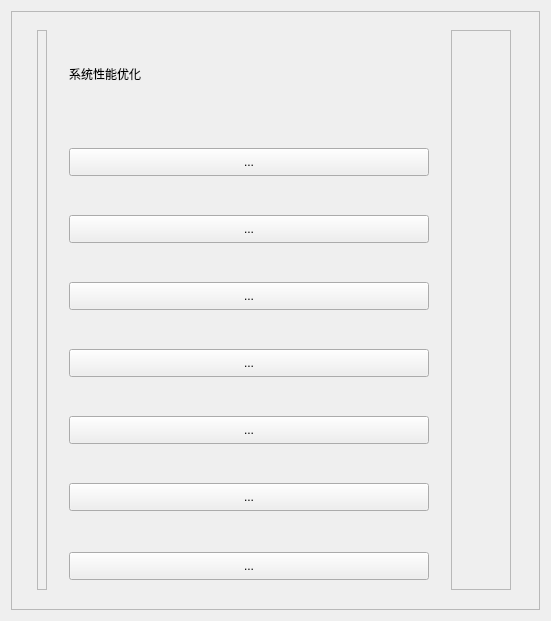
<?xml version="1.0" encoding="UTF-8"?>
<ui version="4.0">
 <class>Page_2</class>
 <widget class="QWidget" name="Page_2">
  <property name="geometry">
   <rect>
    <x>0</x>
    <y>0</y>
    <width>551</width>
    <height>621</height>
   </rect>
  </property>
  <property name="windowTitle">
   <string>Form</string>
  </property>
  <property name="styleSheet">
   <string notr="true"/>
  </property>
  <layout class="QHBoxLayout" name="horizontalLayout">
   <item>
    <widget class="QScrollArea" name="scrollArea">
     <property name="minimumSize">
      <size>
       <width>505</width>
       <height>0</height>
      </size>
     </property>
     <property name="widgetResizable">
      <bool>true</bool>
     </property>
     <widget class="QWidget" name="scrollAreaWidgetContents">
      <property name="geometry">
       <rect>
        <x>0</x>
        <y>0</y>
        <width>527</width>
        <height>597</height>
       </rect>
      </property>
      <layout class="QGridLayout" name="gridLayout">
       <item row="0" column="0" rowspan="8">
        <widget class="QFrame" name="frame_1">
         <property name="minimumSize">
          <size>
           <width>10</width>
           <height>560</height>
          </size>
         </property>
         <property name="maximumSize">
          <size>
           <width>10</width>
           <height>560</height>
          </size>
         </property>
         <property name="frameShape">
          <enum>QFrame::StyledPanel</enum>
         </property>
         <property name="frameShadow">
          <enum>QFrame::Raised</enum>
         </property>
        </widget>
       </item>
       <item row="0" column="1">
        <widget class="QLabel" name="label">
         <property name="minimumSize">
          <size>
           <width>200</width>
           <height>40</height>
          </size>
         </property>
         <property name="maximumSize">
          <size>
           <width>200</width>
           <height>40</height>
          </size>
         </property>
         <property name="text">
          <string>系统性能优化</string>
         </property>
        </widget>
       </item>
       <item row="0" column="2" rowspan="8">
        <widget class="QFrame" name="frame_2">
         <property name="minimumSize">
          <size>
           <width>60</width>
           <height>560</height>
          </size>
         </property>
         <property name="maximumSize">
          <size>
           <width>60</width>
           <height>560</height>
          </size>
         </property>
         <property name="font">
          <font>
           <family>AcadEref</family>
          </font>
         </property>
         <property name="frameShape">
          <enum>QFrame::StyledPanel</enum>
         </property>
         <property name="frameShadow">
          <enum>QFrame::Raised</enum>
         </property>
        </widget>
       </item>
       <item row="1" column="1">
        <widget class="QToolButton" name="Page2_toolButton">
         <property name="minimumSize">
          <size>
           <width>360</width>
           <height>28</height>
          </size>
         </property>
         <property name="font">
          <font>
           <pointsize>9</pointsize>
           <underline>false</underline>
          </font>
         </property>
         <property name="cursor">
          <cursorShape>PointingHandCursor</cursorShape>
         </property>
         <property name="mouseTracking">
          <bool>false</bool>
         </property>
         <property name="tabletTracking">
          <bool>false</bool>
         </property>
         <property name="focusPolicy">
          <enum>Qt::WheelFocus</enum>
         </property>
         <property name="contextMenuPolicy">
          <enum>Qt::PreventContextMenu</enum>
         </property>
         <property name="acceptDrops">
          <bool>false</bool>
         </property>
         <property name="toolTip">
          <string>&lt;!DOCTYPE HTML PUBLIC &quot;-//W3C//DTD HTML 4.0//EN&quot; &quot;http://www.w3.org/TR/REC-html40/strict.dtd&quot;&gt;
&lt;html&gt;&lt;head&gt;&lt;meta name=&quot;qrichtext&quot; content=&quot;1&quot; /&gt;&lt;style type=&quot;text/css&quot;&gt;
p, li { white-space: pre-wrap; }
&lt;/style&gt;&lt;/head&gt;&lt;body style=&quot; font-family:'SimSun'; font-size:9pt; font-weight:400; font-style:normal;&quot;&gt;
&lt;p style=&quot; margin-top:0px; margin-bottom:0px; margin-left:0px; margin-right:0px; -qt-block-indent:0; text-indent:0px;&quot;&gt;&lt;span style=&quot; font-family:'宋体'; font-size:10pt;&quot;&gt;Speccy就是制作CCleaner的公司Piriform所开发的第四款软件，Speccy的界面非常简单易于使用为我们提供了硬件的各项技术指标，它可以查看电脑内的软硬件信息，比如操作系统、CPU、内存、显卡、硬盘、网络等等，还可以检测出系统的安装日期。&lt;/span&gt; &lt;/p&gt;&lt;/body&gt;&lt;/html&gt;</string>
         </property>
         <property name="whatsThis">
          <string/>
         </property>
         <property name="layoutDirection">
          <enum>Qt::LeftToRight</enum>
         </property>
         <property name="autoFillBackground">
          <bool>false</bool>
         </property>
         <property name="styleSheet">
          <string notr="true"/>
         </property>
         <property name="text">
          <string>...</string>
         </property>
         <property name="checkable">
          <bool>false</bool>
         </property>
         <property name="autoRepeat">
          <bool>false</bool>
         </property>
         <property name="autoExclusive">
          <bool>false</bool>
         </property>
         <property name="popupMode">
          <enum>QToolButton::DelayedPopup</enum>
         </property>
         <property name="toolButtonStyle">
          <enum>Qt::ToolButtonTextBesideIcon</enum>
         </property>
         <property name="autoRaise">
          <bool>false</bool>
         </property>
         <property name="arrowType">
          <enum>Qt::NoArrow</enum>
         </property>
        </widget>
       </item>
       <item row="2" column="1">
        <widget class="QToolButton" name="Page2_toolButton_2">
         <property name="minimumSize">
          <size>
           <width>360</width>
           <height>28</height>
          </size>
         </property>
         <property name="cursor">
          <cursorShape>PointingHandCursor</cursorShape>
         </property>
         <property name="toolTip">
          <string>&lt;html&gt;&lt;head/&gt;&lt;body&gt;&lt;p&gt;&lt;span style=&quot; font-family:'宋体'; font-size:10pt;&quot;&gt;CPU-Z是最权威的处理器和相关系统信息识别工具。它体积小巧，界面简洁、启动很快，可准确的检测出CPU、主板、内存、显卡、SPD等硬件信息。利用它你可见到自己的CPU是哪家厂牌、内频、Cache等玩家常提到的数据，更包括SelfSnoop CMOVccInstruction这些专家才看得懂得资讯与数据，让你更了解你的CPU。&lt;/span&gt;&lt;/p&gt;&lt;/body&gt;&lt;/html&gt;</string>
         </property>
         <property name="styleSheet">
          <string notr="true"/>
         </property>
         <property name="text">
          <string>...</string>
         </property>
         <property name="toolButtonStyle">
          <enum>Qt::ToolButtonTextBesideIcon</enum>
         </property>
        </widget>
       </item>
       <item row="3" column="1">
        <widget class="QToolButton" name="Page2_toolButton_3">
         <property name="minimumSize">
          <size>
           <width>360</width>
           <height>28</height>
          </size>
         </property>
         <property name="cursor">
          <cursorShape>PointingHandCursor</cursorShape>
         </property>
         <property name="toolTip">
          <string>&lt;html&gt;&lt;head/&gt;&lt;body&gt;&lt;p&gt;&lt;span style=&quot; font-family:'宋体'; font-size:10pt;&quot;&gt;CPU-Z是最权威的处理器和相关系统信息识别工具。它体积小巧，界面简洁、启动很快，可准确的检测出CPU、主板、内存、显卡、SPD等硬件信息。利用它你可见到自己的CPU是哪家厂牌、内频、Cache等玩家常提到的数据，更包括SelfSnoop CMOVccInstruction这些专家才看得懂得资讯与数据，让你更了解你的CPU。&lt;/span&gt;&lt;/p&gt;&lt;/body&gt;&lt;/html&gt;</string>
         </property>
         <property name="styleSheet">
          <string notr="true"/>
         </property>
         <property name="text">
          <string>...</string>
         </property>
         <property name="toolButtonStyle">
          <enum>Qt::ToolButtonTextBesideIcon</enum>
         </property>
        </widget>
       </item>
       <item row="4" column="1">
        <widget class="QToolButton" name="Page2_toolButton_4">
         <property name="minimumSize">
          <size>
           <width>360</width>
           <height>28</height>
          </size>
         </property>
         <property name="cursor">
          <cursorShape>PointingHandCursor</cursorShape>
         </property>
         <property name="toolTip">
          <string>&lt;html&gt;&lt;head/&gt;&lt;body&gt;&lt;p&gt;&lt;span style=&quot; font-family:'宋体'; font-size:10pt;&quot;&gt;GPU-Z是一款显卡识别工具，甚至可以鉴别假卡（NVIDIA）。GPU-Z是一款轻量级显卡测试软件。绿色免安装，界面直观，运行后即可显示GPU核心，以及运行频率、带宽等，如同CPU-Z一样，这也是款必备工具。&lt;/span&gt;&lt;/p&gt;&lt;/body&gt;&lt;/html&gt;</string>
         </property>
         <property name="styleSheet">
          <string notr="true"/>
         </property>
         <property name="text">
          <string>...</string>
         </property>
         <property name="toolButtonStyle">
          <enum>Qt::ToolButtonTextBesideIcon</enum>
         </property>
        </widget>
       </item>
       <item row="5" column="1">
        <widget class="QToolButton" name="Page2_toolButton_5">
         <property name="minimumSize">
          <size>
           <width>360</width>
           <height>28</height>
          </size>
         </property>
         <property name="cursor">
          <cursorShape>PointingHandCursor</cursorShape>
         </property>
         <property name="toolTip">
          <string>&lt;html&gt;&lt;head/&gt;&lt;body&gt;&lt;p&gt;&lt;span style=&quot; font-family:'宋体'; font-size:10pt;&quot;&gt;硬盘里的数据至关重要，因此时常检查硬盘健康状况是有必要的。DiskInfo硬盘检测工具通过读取S.M.A.R.T了解硬盘健康状况。打开它，您就可以迅速读到本机硬盘的详细信息，包括接口、转速、温度、使用时间等DiskInfo还会根据S.M.A.R.T的评分做出评估，当硬盘快要损坏时还会发出警报，支持简体中文。&lt;/span&gt;&lt;/p&gt;&lt;/body&gt;&lt;/html&gt;</string>
         </property>
         <property name="styleSheet">
          <string notr="true"/>
         </property>
         <property name="text">
          <string>...</string>
         </property>
         <property name="toolButtonStyle">
          <enum>Qt::ToolButtonTextBesideIcon</enum>
         </property>
        </widget>
       </item>
       <item row="6" column="1">
        <widget class="QToolButton" name="Page2_toolButton_6">
         <property name="minimumSize">
          <size>
           <width>360</width>
           <height>28</height>
          </size>
         </property>
         <property name="cursor">
          <cursorShape>PointingHandCursor</cursorShape>
         </property>
         <property name="toolTip">
          <string>&lt;html&gt;&lt;head/&gt;&lt;body&gt;&lt;p&gt;&lt;span style=&quot; font-family:'宋体'; font-size:10pt;&quot;&gt;BatteryMon是一款电脑的电池管理软件，可检测电池的出厂状态、电池容量及最长待机等信息，是一款绿色汉化的软件，能以图形化的方式，让我们直观的看到电池的各种性能参数。&lt;/span&gt;&lt;/p&gt;&lt;/body&gt;&lt;/html&gt;</string>
         </property>
         <property name="styleSheet">
          <string notr="true"/>
         </property>
         <property name="text">
          <string>...</string>
         </property>
         <property name="toolButtonStyle">
          <enum>Qt::ToolButtonTextBesideIcon</enum>
         </property>
        </widget>
       </item>
       <item row="7" column="1">
        <widget class="QToolButton" name="Page2_toolButton_7">
         <property name="minimumSize">
          <size>
           <width>360</width>
           <height>28</height>
          </size>
         </property>
         <property name="cursor">
          <cursorShape>PointingHandCursor</cursorShape>
         </property>
         <property name="toolTip">
          <string>&lt;html&gt;&lt;head/&gt;&lt;body&gt;&lt;p&gt;&lt;span style=&quot; font-family:'宋体'; font-size:10pt;&quot;&gt;Speccy就是制作CCleaner的公司Piriform所开发的第四款软件，Speccy的界面非常简单易于使用为我们提供了硬件的各项技术指标，它可以查看电脑内的软硬件信息，比如操作系统、CPU、内存、显卡、硬盘、网络等等，还可以检测出系统的安装日期。&lt;/span&gt;&lt;/p&gt;&lt;/body&gt;&lt;/html&gt;</string>
         </property>
         <property name="text">
          <string>...</string>
         </property>
         <property name="toolButtonStyle">
          <enum>Qt::ToolButtonTextBesideIcon</enum>
         </property>
        </widget>
       </item>
      </layout>
     </widget>
    </widget>
   </item>
  </layout>
 </widget>
 <resources/>
 <connections/>
</ui>
